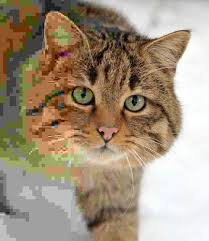
#> input picture download.jpg, 209 x 241 px
$ python Numpy_test.py   (Python 2 division)
#> lines starting #> are read from the running program, lines starting #| are printed output that depends on the picture
from PIL import Image
from numpy import *


def main():
	Graylevel_transform("download.jpg")

def Graylevel_transform(image_path):
#> called with image_path = 'download.jpg'
	im= array(Image.open(image_path).convert('L'))
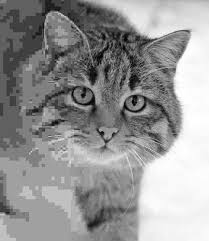
#> im: shape (241, 209); min 1, max 255, mean 149.9

	im2 = 255 - im # invert image
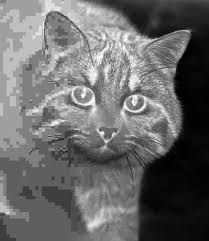
#> im2: shape (241, 209); min 0, max 254, mean 105.1

	im3 = (100.0/255)* im + 100 #clamp to inverval 100...200
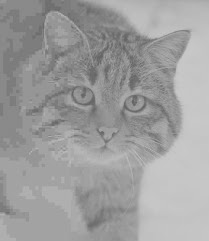
#> im3: shape (241, 209) float64; min 100.4, max 200, mean 158.8

	im4 = 255.0 * (im/255.0)**2 #squared
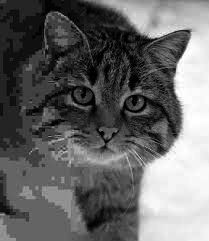
#> im4: shape (241, 209) float64; min 0.00392, max 255, mean 103.3

	print int(im.min()), int(im.max())
#| 1 255
	return

def Array_image_representation(image_path):
	im = array (Image.open(image_path))
	print im.shape, im.dtype
	im = array (Image.open(image_path).convert('L'),'F')
	print im,shape, im.dtype
	return

main()

$ run again, with filename.jpg copied over download.jpg
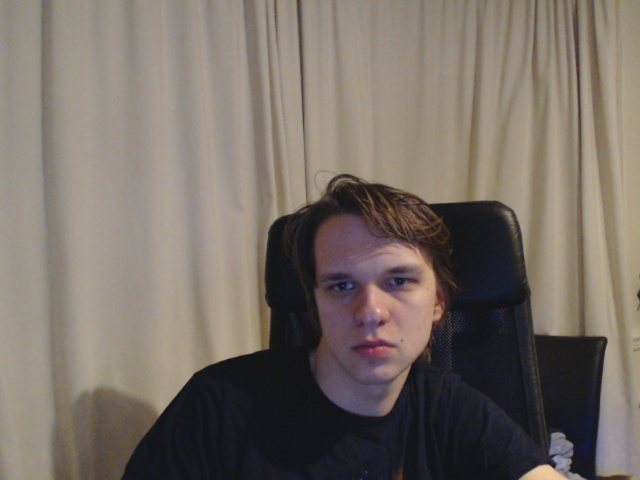
#> input picture filename.jpg, 640 x 480 px
#> in Graylevel_transform, `im3 = (100.0/255)* im + 100`:
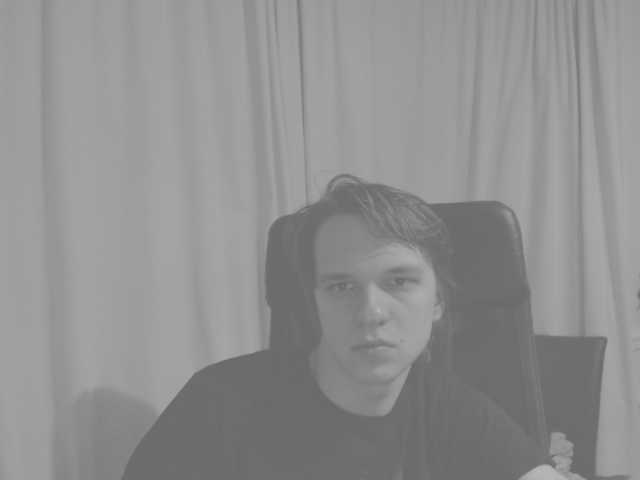
#> im3: shape (480, 640) float64; min 106.3, max 182.7, mean 143.9
#> in Graylevel_transform, `im4 = 255.0 * (im/255.0)**2`:
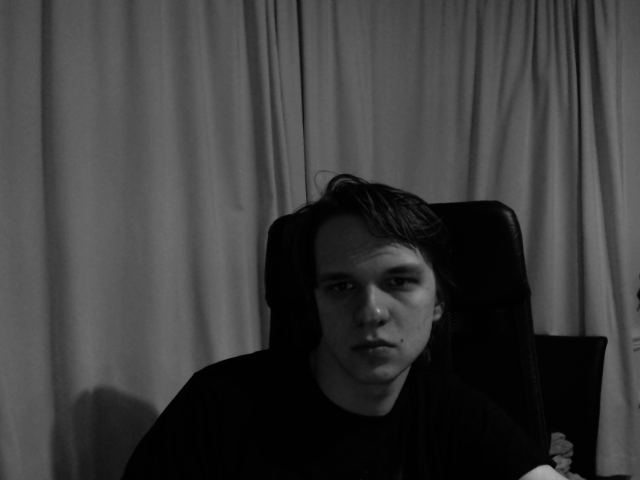
#> im4: shape (480, 640) float64; min 1, max 174.6, mean 59.6
#| 16 211

$ run again, with seed_test.JPG copied over download.jpg
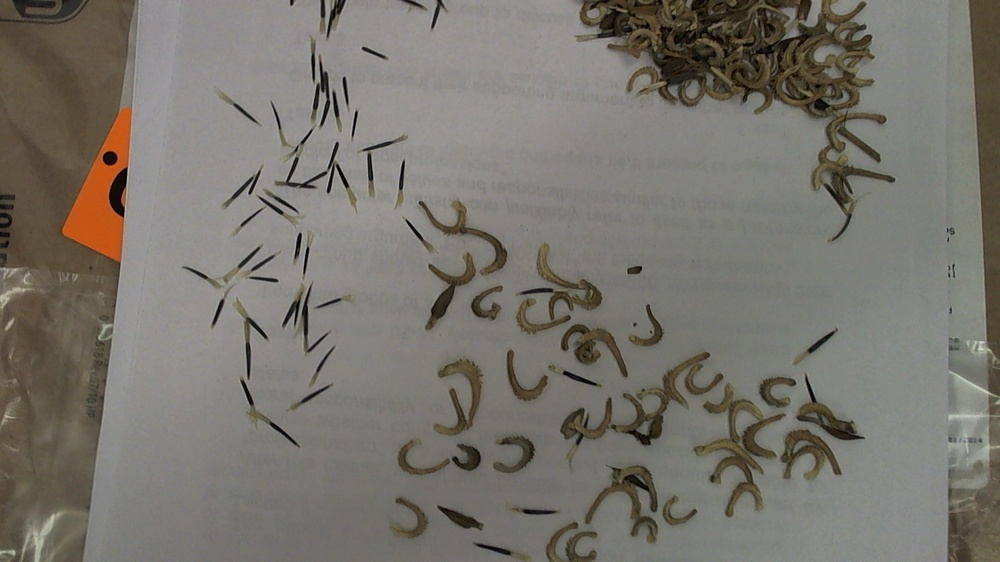
#> input picture seed_test.JPG, 1000 x 562 px, shrunk from 1920 x 1080 before the run
#> in Graylevel_transform, `im3 = (100.0/255)* im + 100`:
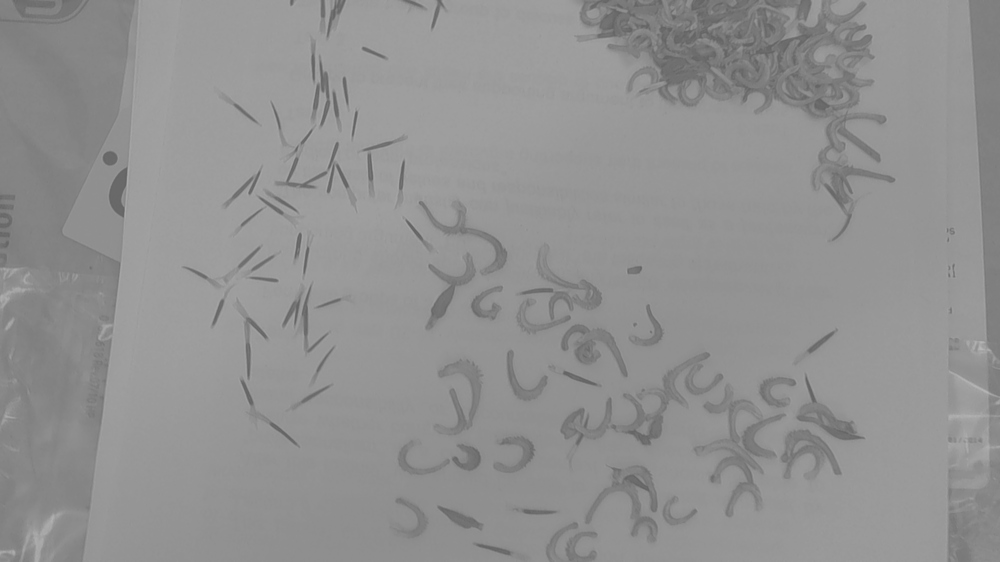
#> im3: shape (562, 1000) float64; min 100, max 183.1, mean 145.9
#> in Graylevel_transform, `im4 = 255.0 * (im/255.0)**2`:
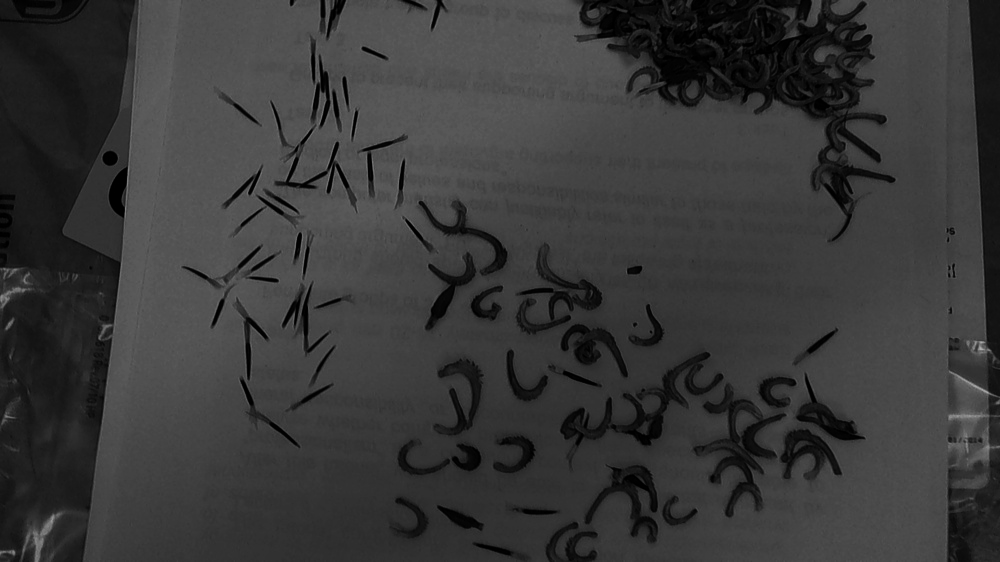
#> im4: shape (562, 1000) float64; min 0, max 176.3, mean 56.9
#| 0 212
